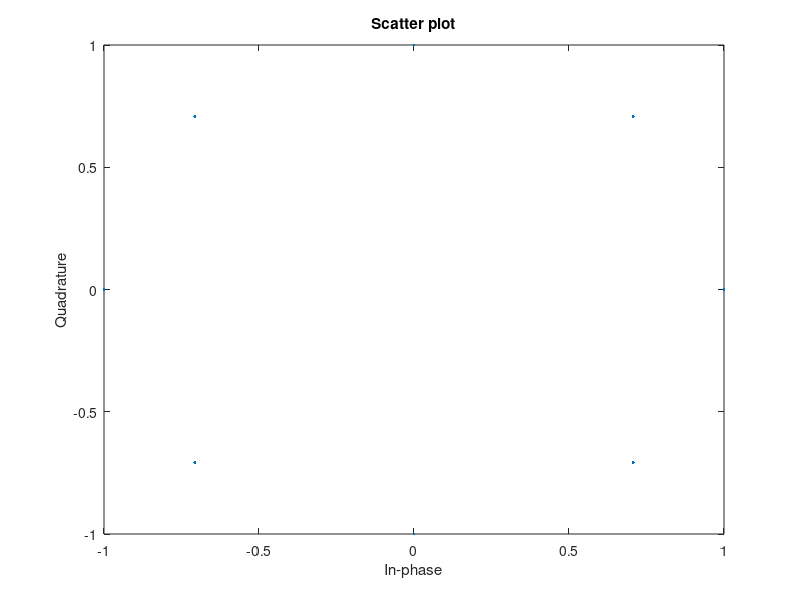
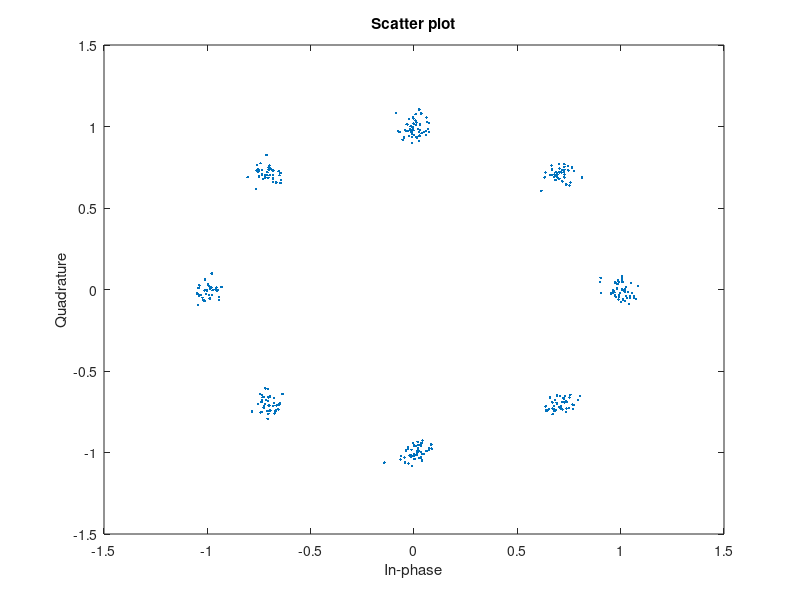

MATLAB code for these plots, in order:
clear all;
clc;
close all;
pkg load communications
N=1002;
x=randi([0,1],1,N);
%randi: This is a MATLAB function used for generating random integers.
%[0, 1]: The [0, 1] argument specifies the range from which random integers should be generated. In this case, it's the range from 0 to 1, which corresponds to generating random integers of 0 and 1.
%1, N: These arguments specify the dimensions of the output array. The 1 indicates that the output should be a row vector, and N indicates that the length of the vector should be N.
M=8;
yy=[]

for i=1:3:length(x) % 1 to length(x) increment by 3
  if(x(i)==0 && x(i+1)==0 & x(i+2)==0) y=cosd(0)+1j*sind(0);
  elseif(x(i)==0 && x(i+1)==0 & x(i+2)==1) y=cosd(45)+1j*sind(45);
  elseif(x(i)==0 && x(i+1)==1 & x(i+2)==0) y=cosd(90)+1j*sind(90);
  elseif(x(i)==0 && x(i+1)==1 & x(i+2)==1) y=cosd(135)+1j*sind(135);
  elseif(x(i)==1 && x(i+1)==0 & x(i+2)==0) y=cosd(180)+1j*sind(180);
  elseif(x(i)==1 && x(i+1)==0 & x(i+2)==1) y=cosd(225)+1j*sind(225);
  elseif(x(i)==1 && x(i+1)==1 & x(i+2)==0) y=cosd(270)+1j*sind(270);
  elseif(x(i)==1 && x(i+1)==1 & x(i+2)==1) y=cosd(315)+1j*sind(315);
  endif
 yy=[yy y]
endfor
scatterplot(yy) %without AWGN


EbN0db=20;
EbN0=10^(EbN0db/10); % to conver db->linear scale S/N in db=10 logb10(S/N) take antilog

%AWGN Channel
n=(1/sqrt(2))*[randn(1,length(yy))+1j*randn(1,length(yy))];

sigma=sqrt(1/((log2(M))*EbN0));

r=yy+sigma*n;
scatterplot(r); %With AWGN

%n: The complex Gaussian noise signal that represents the noise in the received signal.

%randn(1, length(yy)): This generates a sequence of random numbers from a standard normal distribution (mean = 0, variance = 1). It has the same length as the transmitted symbol sequence yy.

%1j * randn(1, length(yy)): This generates another sequence of random numbers with the same properties but uses 1j to represent the imaginary unit (complex numbers).

%(1/sqrt(2)): This term scales the noise to ensure that it has a unit power, which means it has a standard deviation of 1.

%The formula generates complex Gaussian noise with a mean of 0, a variance of 1, and a standard deviation of 1. It is scaled by 1/sqrt(2) to ensure that it has a unit power, which is typical in communication system simulations.

%The resulting n array is a sequence of complex numbers representing the noise in the received signal. This noise is then added to the transmitted symbols to simulate the effects of noise in the communication channel.
